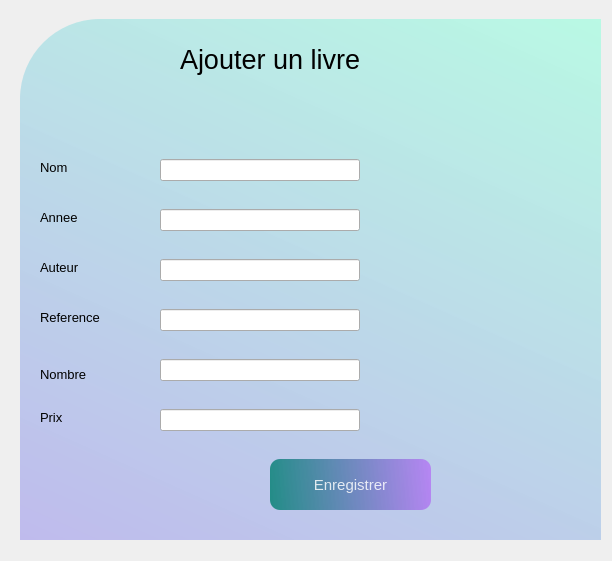
<?xml version="1.0" encoding="UTF-8"?>
<ui version="4.0">
 <class>save</class>
 <widget class="QDialog" name="save">
  <property name="geometry">
   <rect>
    <x>0</x>
    <y>0</y>
    <width>612</width>
    <height>561</height>
   </rect>
  </property>
  <property name="windowTitle">
   <string>Dialog</string>
  </property>
  <widget class="QWidget" name="widget" native="true">
   <property name="geometry">
    <rect>
     <x>10</x>
     <y>9</y>
     <width>591</width>
     <height>531</height>
    </rect>
   </property>
   <property name="styleSheet">
    <string notr="true"/>
   </property>
   <widget class="QLabel" name="label">
    <property name="geometry">
     <rect>
      <x>30</x>
      <y>150</y>
      <width>55</width>
      <height>16</height>
     </rect>
    </property>
    <property name="font">
     <font>
      <pointsize>10</pointsize>
     </font>
    </property>
    <property name="text">
     <string>Nom</string>
    </property>
   </widget>
   <widget class="QLabel" name="label_2">
    <property name="geometry">
     <rect>
      <x>30</x>
      <y>250</y>
      <width>55</width>
      <height>16</height>
     </rect>
    </property>
    <property name="font">
     <font>
      <pointsize>10</pointsize>
     </font>
    </property>
    <property name="text">
     <string>Auteur</string>
    </property>
   </widget>
   <widget class="QLabel" name="label_3">
    <property name="geometry">
     <rect>
      <x>30</x>
      <y>350</y>
      <width>71</width>
      <height>31</height>
     </rect>
    </property>
    <property name="font">
     <font>
      <pointsize>10</pointsize>
     </font>
    </property>
    <property name="text">
     <string>Nombre</string>
    </property>
   </widget>
   <widget class="QLabel" name="label_4">
    <property name="geometry">
     <rect>
      <x>30</x>
      <y>400</y>
      <width>55</width>
      <height>16</height>
     </rect>
    </property>
    <property name="font">
     <font>
      <pointsize>10</pointsize>
     </font>
    </property>
    <property name="text">
     <string>Prix</string>
    </property>
   </widget>
   <widget class="QLabel" name="label_5">
    <property name="geometry">
     <rect>
      <x>170</x>
      <y>20</y>
      <width>241</width>
      <height>61</height>
     </rect>
    </property>
    <property name="font">
     <font>
      <pointsize>20</pointsize>
     </font>
    </property>
    <property name="text">
     <string>Ajouter un livre</string>
    </property>
   </widget>
   <widget class="QLabel" name="label_6">
    <property name="geometry">
     <rect>
      <x>10</x>
      <y>10</y>
      <width>591</width>
      <height>531</height>
     </rect>
    </property>
    <property name="styleSheet">
     <string notr="true">border-top-left-radius: 80px;
background-color: qlineargradient(spread:pad, x1:1, y1:0, x2:0, y2:2, stop:0 rgba(158, 254, 222, 0.671), stop:1 rgba(177, 104, 245, 0.707));</string>
    </property>
    <property name="text">
     <string/>
    </property>
   </widget>
   <widget class="QLineEdit" name="lineEdit">
    <property name="geometry">
     <rect>
      <x>150</x>
      <y>150</y>
      <width>200</width>
      <height>22</height>
     </rect>
    </property>
   </widget>
   <widget class="QLineEdit" name="lineEdit_2">
    <property name="geometry">
     <rect>
      <x>150</x>
      <y>250</y>
      <width>200</width>
      <height>22</height>
     </rect>
    </property>
   </widget>
   <widget class="QLineEdit" name="lineEdit_3">
    <property name="geometry">
     <rect>
      <x>150</x>
      <y>300</y>
      <width>200</width>
      <height>22</height>
     </rect>
    </property>
   </widget>
   <widget class="QLineEdit" name="lineEdit_4">
    <property name="geometry">
     <rect>
      <x>150</x>
      <y>350</y>
      <width>200</width>
      <height>22</height>
     </rect>
    </property>
   </widget>
   <widget class="QLineEdit" name="lineEdit_5">
    <property name="geometry">
     <rect>
      <x>150</x>
      <y>200</y>
      <width>200</width>
      <height>22</height>
     </rect>
    </property>
   </widget>
   <widget class="QLabel" name="label_7">
    <property name="geometry">
     <rect>
      <x>30</x>
      <y>300</y>
      <width>81</width>
      <height>16</height>
     </rect>
    </property>
    <property name="font">
     <font>
      <pointsize>10</pointsize>
     </font>
    </property>
    <property name="text">
     <string>Reference</string>
    </property>
   </widget>
   <widget class="QLabel" name="label_8">
    <property name="geometry">
     <rect>
      <x>30</x>
      <y>200</y>
      <width>55</width>
      <height>16</height>
     </rect>
    </property>
    <property name="font">
     <font>
      <pointsize>10</pointsize>
     </font>
    </property>
    <property name="text">
     <string>Annee</string>
    </property>
   </widget>
   <widget class="QLineEdit" name="lineEdit_6">
    <property name="geometry">
     <rect>
      <x>150</x>
      <y>400</y>
      <width>200</width>
      <height>22</height>
     </rect>
    </property>
   </widget>
   <widget class="QPushButton" name="pushButton">
    <property name="geometry">
     <rect>
      <x>260</x>
      <y>450</y>
      <width>161</width>
      <height>51</height>
     </rect>
    </property>
    <property name="font">
     <font>
      <pointsize>11</pointsize>
     </font>
    </property>
    <property name="styleSheet">
     <string notr="true">QPushButton#pushButton{
	background-color: qlineargradient(spread:pad, x1:0, y1:0.505682, x2:1, y2:0.477, stop:0 rgba(11, 131, 120, 219), stop:1  rgba(177, 104, 245, 0.707));
	color:rgba(255, 255, 255, 210);
	border-radius:10px;
}

QPushButton#pushButton:hover{
	background-color: qlineargradient(spread:pad, x1:0, y1:0.505682, x2:1, y2:0.477, stop:0  rgba(177, 104, 245, 0.707), stop:1 rgba(11, 131, 120, 219));
}

QPushButton#pushButton:pressed{
	padding-left:5px;
	padding-top:5px;
	background-color: qlineargradient(spread:pad, x1:0, y1:0.505682, x2:1, y2:0.477, stop:0  rgba(177, 104, 245, 0.707), stop:1 rgba(11, 131, 120, 219));
}</string>
    </property>
    <property name="text">
     <string>Enregistrer</string>
    </property>
   </widget>
   <zorder>label_6</zorder>
   <zorder>label</zorder>
   <zorder>label_2</zorder>
   <zorder>label_3</zorder>
   <zorder>label_4</zorder>
   <zorder>label_5</zorder>
   <zorder>lineEdit</zorder>
   <zorder>lineEdit_2</zorder>
   <zorder>lineEdit_3</zorder>
   <zorder>lineEdit_4</zorder>
   <zorder>lineEdit_5</zorder>
   <zorder>label_7</zorder>
   <zorder>label_8</zorder>
   <zorder>lineEdit_6</zorder>
   <zorder>pushButton</zorder>
  </widget>
 </widget>
 <resources/>
 <connections/>
</ui>
